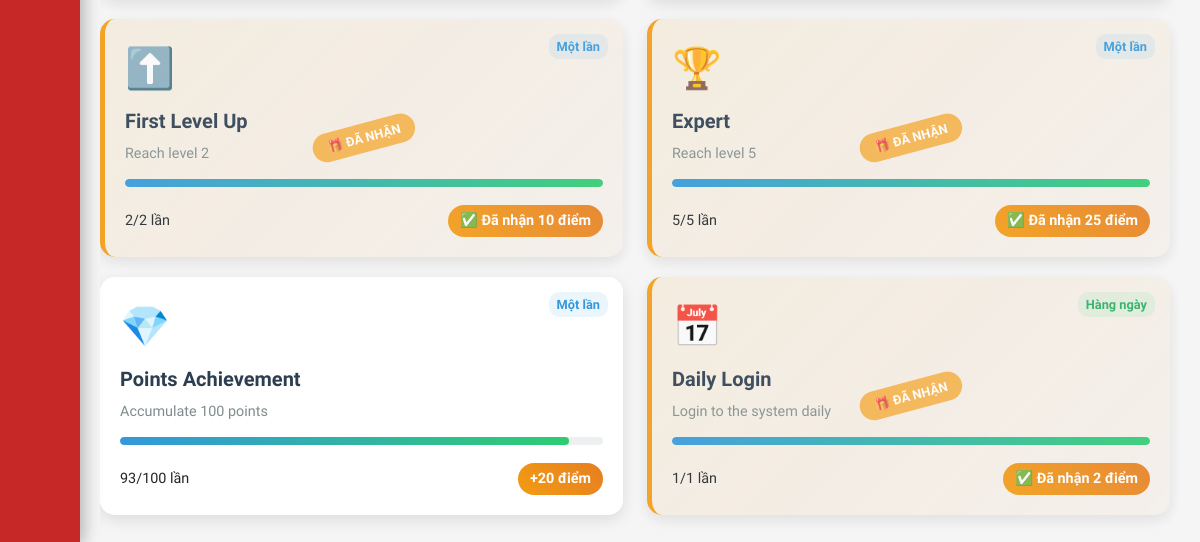
The app's page /gamification/missions/ (signed in, lower part), older data.
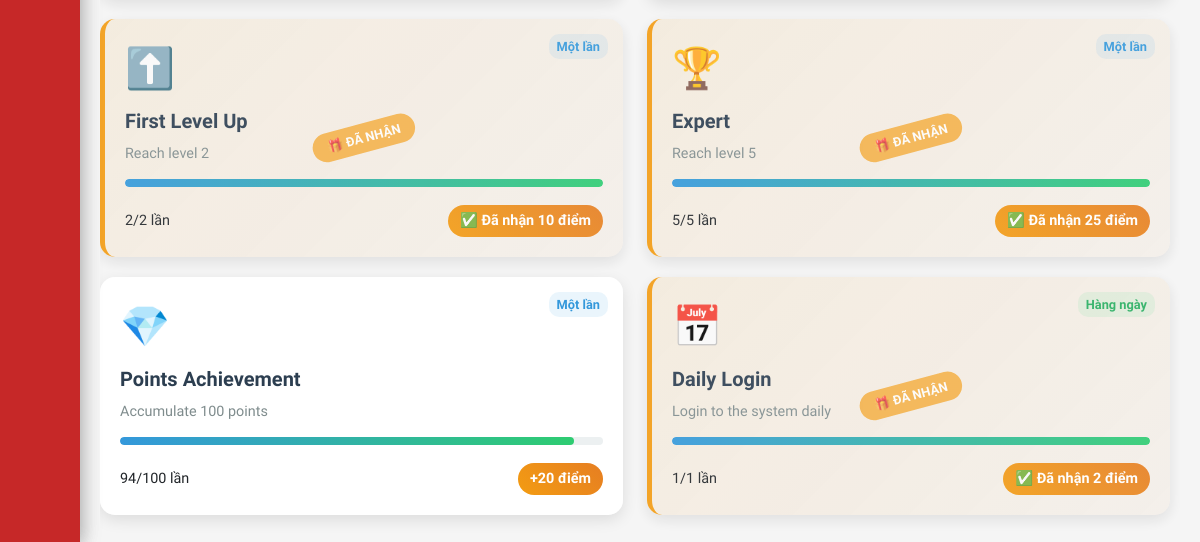
The same page, newer data.
### gamification/models.py (models this page shows, shortened)
class Mission(models.Model):
    MISSION_TYPE_CHOICES = [
        ('first_login', 'Lần đầu đăng nhập'),
        ('daily_login', 'Đăng nhập hàng ngày'),
        ('add_friend', 'Kết bạn'),
        ('send_message', 'Gửi tin nhắn'),
        ('create_post', 'Tạo bài viết'),
        ('like_post', 'Thích bài viết'),
        ('comment_post', 'Bình luận bài viết'),
        ('share_post', 'Chia sẻ bài viết'),
        ('complete_profile', 'Hoàn thiện hồ sơ'),
        ('upload_avatar', 'Tải ảnh đại diện'),
        ('join_event', 'Tham gia sự kiện'),
        ('create_event', 'Tạo sự kiện'),
        ('streak_login', 'Đăng nhập liên tiếp'),
        ('level_up', 'Lên cấp'),
        ('earn_points', 'Tích lũy điểm'),
    ]
    FREQUENCY_CHOICES = [
        ('once', 'Một lần'),
        ('daily', 'Hàng ngày'),
        ('weekly', 'Hàng tuần'),
        ('monthly', 'Hàng tháng'),
    ]
    title = models.CharField(max_length=255)
    description = models.TextField()
    mission_type = models.CharField(max_length=20, choices=MISSION_TYPE_CHOICES)
    target_count = models.IntegerField(default=1, help_text="Số lần cần thực hiện")
    points_reward = models.IntegerField()
    frequency = models.CharField(max_length=10, choices=FREQUENCY_CHOICES, default='once')
    icon = models.CharField(max_length=10, default='🎯')
    is_active = models.BooleanField(default=True)
    order = models.IntegerField(default=0, help_text="Thứ tự hiển thị")
    created_at = models.DateTimeField(default=timezone.now)
    class Meta:
        ordering = ['order', 'points_reward']

class UserMission(models.Model):
    STATUS_CHOICES = [
        ('in_progress', 'Đang thực hiện'),
        ('completed', 'Hoàn thành'),
        ('claimed', 'Đã nhận thưởng'),
    ]
    user = models.ForeignKey(User, related_name='user_missions', on_delete=models.CASCADE)
    mission = models.ForeignKey(Mission, on_delete=models.CASCADE)
    current_count = models.IntegerField(default=0)
    status = models.CharField(max_length=20, choices=STATUS_CHOICES, default='in_progress')
    completed_at = models.DateTimeField(null=True, blank=True)
    claimed_at = models.DateTimeField(null=True, blank=True)
    created_at = models.DateTimeField(default=timezone.now)
    class Meta:
        unique_together = ('user', 'mission')
    @property
    def progress_percentage(self):
        return min((self.current_count / self.mission.target_count) * 100, 100)

### gamification/views.py (the view)
# urls.py: path('missions/', views.mission_list, name='mission_list'),
@login_required
def mission_list(request):
    missions = Mission.objects.filter(is_active=True).order_by('order', 'points_reward')
    user_missions = {}
    for mission in missions:
        user_mission, created = UserMission.objects.get_or_create(
            user=request.user,
            mission=mission
        )
        user_missions[mission.id] = user_mission
    user_stats = {
        'total_points': request.user.points,
        'level': request.user.level,
        'points_for_next_level': request.user.get_points_for_next_level(),
        'progress_to_next_level': request.user.get_progress_to_next_level(),
        'completed_missions': UserMission.objects.filter(
            user=request.user,
            status__in=['completed', 'claimed']
        ).count(),
        'total_missions': missions.count(),
    }
    context = {
        'missions': missions,
        'user_missions': user_missions,
        'user_stats': user_stats,
    }
    return render(request, 'gamification/mission_list.html', context)

### gamification/templatetags/gamification_extras.py (called while the page is built)
@register.filter
def get_item(dictionary, key):
    return dictionary.get(key)

### users/models.py (called while the page is built)
    def get_points_for_next_level(self):
        return 10 * (2 ** (self.level - 1))

    def get_points_for_current_level(self):
        if self.level == 1:
            return 0
        return 10 * (2 ** (self.level - 2))

    def get_progress_to_next_level(self):
        current_level_points = self.get_points_for_current_level()
        next_level_points = self.get_points_for_next_level()
        current_progress = self.points - current_level_points
        total_needed = next_level_points - current_level_points
        return (current_progress / total_needed * 100) if total_needed > 0 else 100

### templates/gamification/mission_list.html (shortened to what this page needs)
{% extends 'base.html' %} {% load gamification_extras %}  {% block content %}
<div class="main-container">
  <div class="row" id="missions-container">
    {% for mission in missions %} {% with user_mission=user_missions|get_item:mission.id %}
    <div class="col-lg-6 mission-item" data-status="{{ user_mission.status }}">
      <div class="mission-card {{ user_mission.status }}">
        <div class="mission-frequency {{ mission.frequency }}">
          {% if mission.frequency == 'once' %}Một lần{% elif mission.frequency == 'daily' %}Hàng ngày{% elif mission.frequency == 'weekly' %}Hàngtuần{% elif mission.frequency == 'monthly' %}Hàng tháng{% endif %}
        </div>
        <div class="mission-icon">{{ mission.icon }}</div>
        <h5 class="mission-title">{{ mission.title }}</h5>
        <p class="mission-description">{{ mission.description }}</p>
        <div class="progress-bar">
          <div
            class="progress-fill"
            style="width: {{ user_mission.progress_percentage }}%"
          ></div>
        </div>
        <div class="mission-stats">
          <span>
            {{ user_mission.current_count }}/{{ mission.target_count }} {% if mission.target_count == 1 %} lần {% else %} lần {% endif %}
          </span>
          {% if user_mission.status == 'completed' %}
          <form
            method="post"
            action="{% url 'gamification:claim_mission_reward' mission.id %}"
            style="display: inline"
          >
            {% csrf_token %}
            <button type="submit" class="claim-btn">
              🎁 Nhận {{ mission.points_reward }} điểm
            </button>
          </form>
          {% elif user_mission.status == 'claimed' %}
          <span class="points-reward">
            ✅ Đã nhận {{ mission.points_reward }} điểm
          </span>
          {% else %}
          <span class="points-reward"> +{{ mission.points_reward }} điểm </span>
          {% endif %}
        </div>
      </div>
    </div>
    {% endwith %} {% endfor %}
  </div>
</div>
{% endblock %}

Row changes from the older to the newer data that the page shows:
changed UserMission (number 3 of 4 on the later page): current_count "93" → "94"
